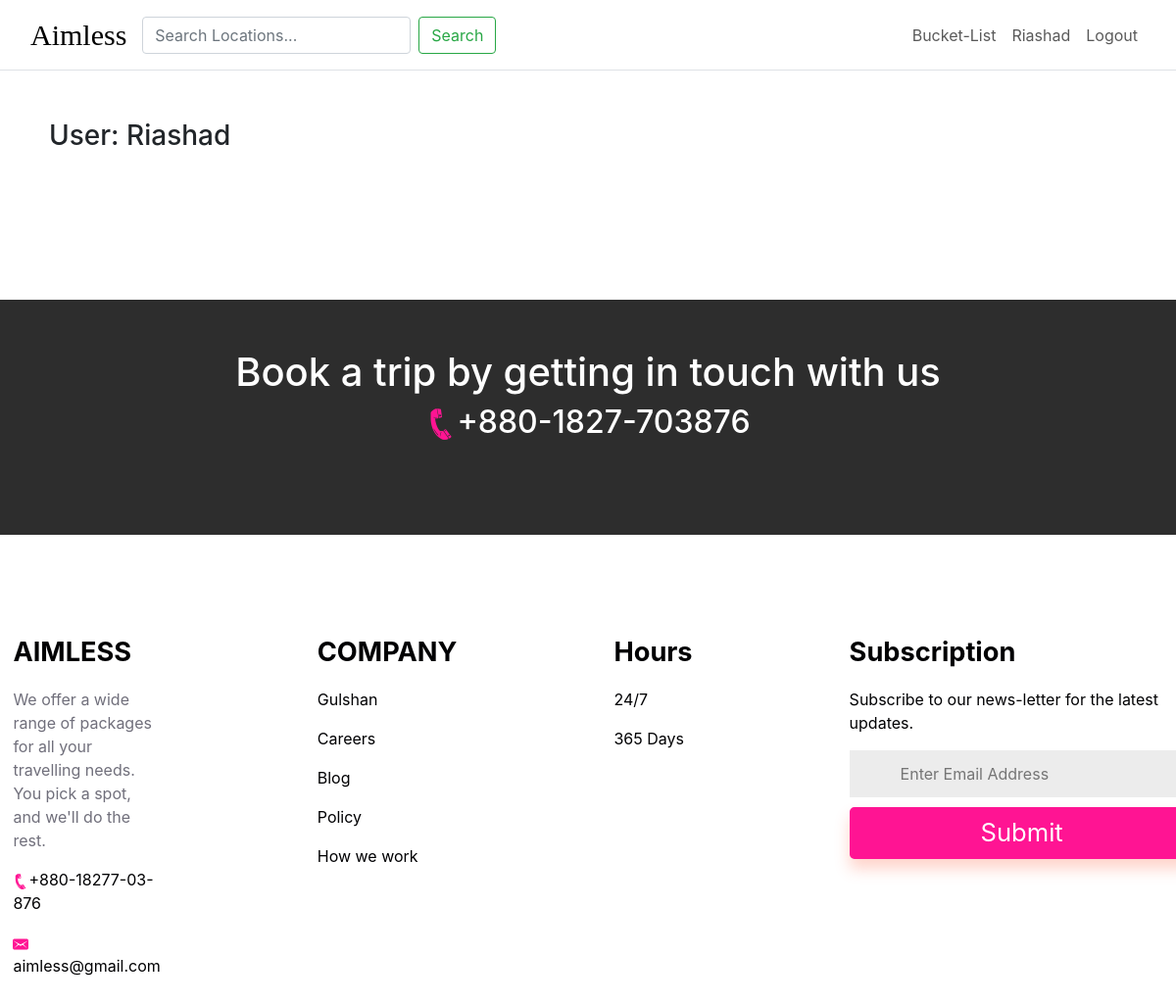
The page /bucket-list/1 on the database as committed earlier.
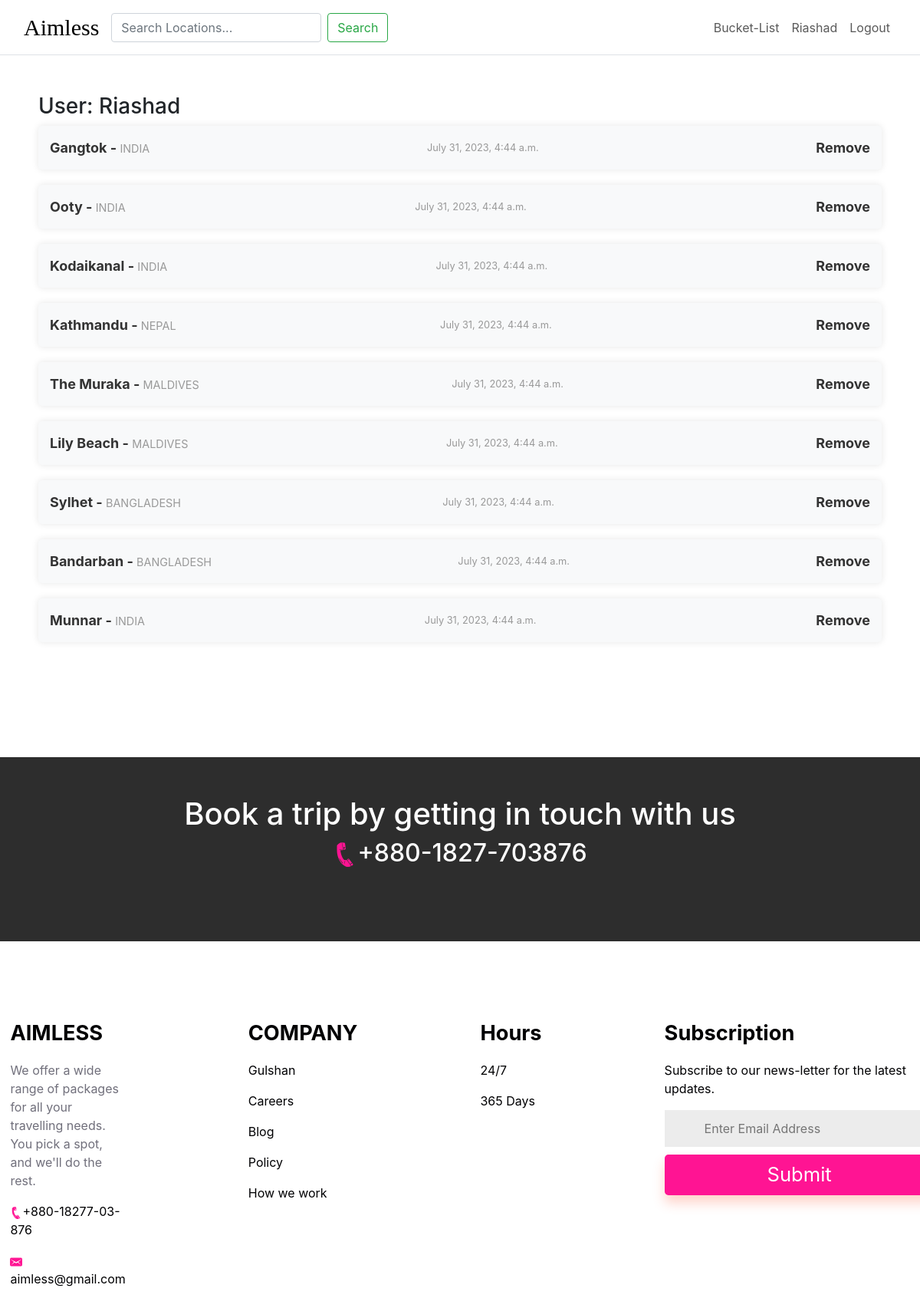
The same page on the database as committed later.
### base/models.py (models this page shows, shortened)
class BucketList(models.Model):
    user= models.ForeignKey(User, on_delete=models.CASCADE)
    list_item= models.ForeignKey(Location, on_delete=models.CASCADE)
    added_date= models.DateTimeField(auto_now_add=True)
    class Meta:
        ordering=['-added_date']

class Location(models.Model):
    continent = models.ForeignKey(Continent, on_delete=models.CASCADE)
    country= models.ForeignKey(Country, on_delete=models.CASCADE)
    name = models.CharField(max_length=80, unique=True)
    location_display_image=models.ImageField(upload_to='location_display_image/', null=True, blank=True)
    price = models.DecimalField(max_digits=10, decimal_places=0, default=0, null= True, blank=True)
    def __str__(self):
        return self.name

class Country(models.Model):
    continent=models.ForeignKey(Continent, on_delete=models.CASCADE)
    name= models.CharField(max_length=30)
    def __str__(self):
        return self.name
    class Meta:
        ordering=['name']

### base/views.py (the view)
# urls.py: path('bucket-list/<str:pk>', views.BucketListView.as_view(), name= 'bucket-list'),
class BucketListView(View):
    template_name = 'base/bucket_list.html'
    def get(self,request,pk):
        user= User.objects.get(id=pk)
        bucket_list= BucketList.objects.filter(user=user)
        context={'user':user, 'bucket_list':bucket_list}
        return render (request, self.template_name, context)

### base/templates/base/bucket_list.html (shortened to what this page needs)
{% extends 'main.html' %}
{% block content %}
<div class="bucket-list-container">
    <h3>User: {{ user.username }}</h3>
    {% for item in bucket_list %}
    <div class="bucket-list-item">
        <a href="{% url 'location' item.list_item.id %}">{{ item.list_item }} - <small>{{item.list_item.country}}</small></a>
        <small>{{ item.added_date }}</small>
        <strong>
            <a href="{% url 'delete' item.id %}">Remove</a>
        </strong>
    </div>
    {% endfor %}
</div>
{% endblock content %}

Rows that differ between the two databases and show on the page:
added BucketList: list_item "Gangtok", list_item.country "INDIA", added_date "July 31, 2023, 4:44 a.m."
added BucketList: list_item "Ooty", list_item.country "INDIA", added_date "July 31, 2023, 4:44 a.m."
added BucketList: list_item "Kodaikanal", list_item.country "INDIA", added_date "July 31, 2023, 4:44 a.m."
added BucketList: list_item "Kathmandu", list_item.country "NEPAL", added_date "July 31, 2023, 4:44 a.m."
added BucketList: list_item "The Muraka", list_item.country "MALDIVES", added_date "July 31, 2023, 4:44 a.m."
added BucketList: list_item "Lily Beach", list_item.country "MALDIVES", added_date "July 31, 2023, 4:44 a.m."
added BucketList: list_item "Sylhet", list_item.country "BANGLADESH", added_date "July 31, 2023, 4:44 a.m."
added BucketList: list_item "Bandarban", list_item.country "BANGLADESH", added_date "July 31, 2023, 4:44 a.m."
added BucketList: list_item "Munnar", list_item.country "INDIA", added_date "July 31, 2023, 4:44 a.m."
